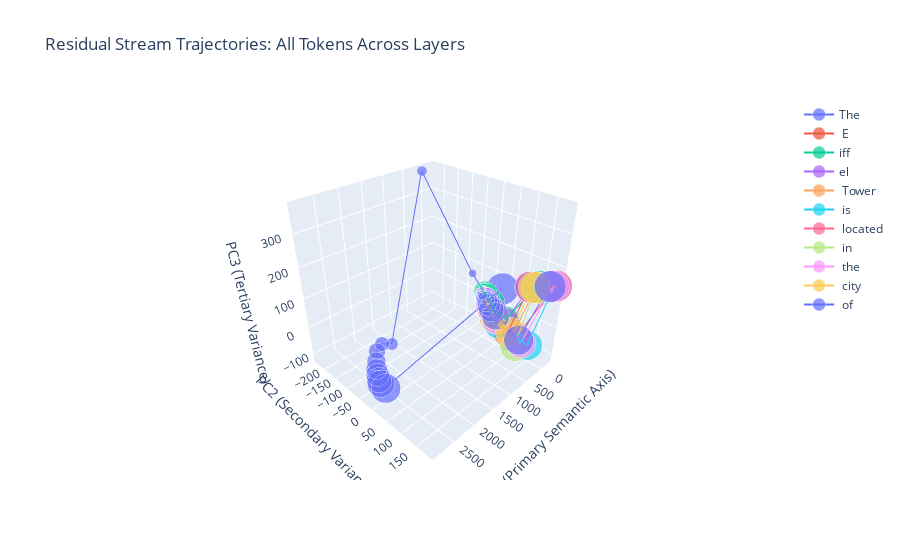

Notebook source saved alongside this figure:
### Code cell
# executing the new plots
representations = extract_all_token_traj(data['hidden_states'], data['tokens'])
print(f"Extracted {len(representations)} total representations")

pca_results, pca_model = fit_pca_3d(representations)

print(f"\nPCA Explained Variance:")
for i, var in enumerate(pca_model.explained_variance_ratio_):
    print(f"  PC{i+1}: {var:.2%}")
print(f"  Total: {pca_model.explained_variance_ratio_.sum():.2%}")

plot_data = prepare_plot_data(pca_results)

fig = plot_3d_trajectories(plot_data)
fig.show()

### Figure 1 — Plotly figure (JSON) as saved in the notebook; plotly's stock layout.template omitted (floating-point values rounded to 4 significant figures)
{"data": [{"hoverinfo": "text", "hovertext": ["Token: The<br>Layer: 0", "Token: The<br>Layer: 1", "Token: The<br>Layer: 2", "Token: The<br>Layer: 3", "Token: The<br>Layer: 4", "Token: The<br>Layer: 5", "Token: The<br>Layer: 6", "Token: The<br>Layer: 7", "Token: The<br>Layer: 8", "Token: The<br>Layer: 9", "Token: The<br>Layer: 10", "Token: The<br>Layer: 11", "Token: The<br>Layer: 12"], "line": {"color": "#636EFA", "width": 2}, "marker": {"color": "#636EFA", "line": {"color": "white", "width": 0.5}, "size": [4, 5.5, 7, 8.5, 10, 11.5, 13, 14.5, 16, 17.5, 19, 20.5, 22]}, "mode": "lines+markers", "name": "The", "type": "scatter3d", "x": [-220.5, -145.0, 82.15, 2342.0, 2526.0, 2676.0, 2769.0, 2825.0, 2859.0, 2879.0, 2889.0, 2890.0, -219.7], "y": [-34.97, -65.49, -232.8, -22.75, -27.98, -22.4, -10.87, -1.782, 6.317, 14.12, 21.14, 37.51, 31.13], "z": [19.84, 71.52, 371.9, 27.0, 39.41, 32.15, 13.96, 0.2574, -10.38, -20.46, -26.36, -29.67, 57.37]}, {"hoverinfo": "text", "hovertext": ["Token:  E<br>Layer: 0", "Token:  E<br>Layer: 1", "Token:  E<br>Layer: 2", "Token:  E<br>Layer: 3", "Token:  E<br>Layer: 4", "Token:  E<br>Layer: 5", "Token:  E<br>Layer: 6", "Token:  E<br>Layer: 7", "Token:  E<br>Layer: 8", "Token:  E<br>Layer: 9", "Token:  E<br>Layer: 10", "Token:  E<br>Layer: 11", "Token:  E<br>Layer: 12"], "line": {"color": "#EF553B", "width": 2}, "marker": {"color": "#EF553B", "line": {"color": "white", "width": 0.5}, "size": [4, 5.5, 7, 8.5, 10, 11.5, 13, 14.5, 16, 17.5, 19, 20.5, 22]}, "mode": "lines+markers", "name": " E", "type": "scatter3d", "x": [-220.7, -199.1, -205.4, -193.1, -193.5, -182.8, -176.6, -172.0, -164.7, -154.4, -139.8, -103.9, -221.1], "y": [-34.14, -29.0, -29.73, -27.3, -26.67, -23.78, -20.86, -18.5, -11.62, -2.045, 12.18, 73.77, 115.0], "z": [19.78, 2.773, 2.795, -0.9129, -1.494, -4.969, -8.007, -10.46, -19.59, -31.07, -47.3, -75.1, 105.4]}, {"hoverinfo": "text", "hovertext": ["Token: iff<br>Layer: 0", "Token: iff<br>Layer: 1", "Token: iff<br>Layer: 2", "Token: iff<br>Layer: 3", "Token: iff<br>Layer: 4", "Token: iff<br>Layer: 5", "Token: iff<br>Layer: 6", "Token: iff<br>Layer: 7", "Token: iff<br>Layer: 8", "Token: iff<br>Layer: 9", "Token: iff<br>Layer: 10", "Token: iff<br>Layer: 11", "Token: iff<br>Layer: 12"], "line": {"color": "#00CC96", "width": 2}, "marker": {"color": "#00CC96", "line": {"color": "white", "width": 0.5}, "size": [4, 5.5, 7, 8.5, 10, 11.5, 13, 14.5, 16, 17.5, 19, 20.5, 22]}, "mode": "lines+markers", "name": "iff", "type": "scatter3d", "x": [-221.2, -200.0, -207.8, -207.2, -212.3, -209.8, -214.8, -208.6, -209.7, -201.3, -185.5, -146.4, -221.4], "y": [-34.39, -30.25, -31.85, -31.28, -31.84, -29.28, -30.21, -27.44, -25.83, -17.65, 0.7093, 54.56, 137.8], "z": [19.85, 5.61, 7.947, 8.082, 9.643, 9.622, 11.39, 11.68, 14.35, 7.969, -9.675, -45.25, 118.7]}, {"hoverinfo": "text", "hovertext": ["Token: el<br>Layer: 0", "Token: el<br>Layer: 1", "Token: el<br>Layer: 2", "Token: el<br>Layer: 3", "Token: el<br>Layer: 4", "Token: el<br>Layer: 5", "Token: el<br>Layer: 6", "Token: el<br>Layer: 7", "Token: el<br>Layer: 8", "Token: el<br>Layer: 9", "Token: el<br>Layer: 10", "Token: el<br>Layer: 11", "Token: el<br>Layer: 12"], "line": {"color": "#AB63FA", "width": 2}, "marker": {"color": "#AB63FA", "line": {"color": "white", "width": 0.5}, "size": [4, 5.5, 7, 8.5, 10, 11.5, 13, 14.5, 16, 17.5, 19, 20.5, 22]}, "mode": "lines+markers", "name": "el", "type": "scatter3d", "x": [-220.9, -198.4, -205.0, -211.2, -211.5, -210.3, -207.7, -208.8, -205.8, -195.8, -178.2, -150.6, -221.3], "y": [-34.54, -30.77, -32.45, -32.09, -31.22, -28.35, -27.04, -23.02, -18.7, -7.524, 11.55, 53.96, 118.0], "z": [19.72, 3.756, 4.703, 6.494, 7.392, 5.351, 1.027, -2.204, -5.826, -18.16, -35.55, -52.2, 106.0]}, {"hoverinfo": "text", "hovertext": ["Token:  Tower<br>Layer: 0", "Token:  Tower<br>Layer: 1", "Token:  Tower<br>Layer: 2", "Token:  Tower<br>Layer: 3", "Token:  Tower<br>Layer: 4", "Token:  Tower<br>Layer: 5", "Token:  Tower<br>Layer: 6", "Token:  Tower<br>Layer: 7", "Token:  Tower<br>Layer: 8", "Token:  Tower<br>Layer: 9", "Token:  Tower<br>Layer: 10", "Token:  Tower<br>Layer: 11", "Token:  Tower<br>Layer: 12"], "line": {"color": "#FFA15A", "width": 2}, "marker": {"color": "#FFA15A", "line": {"color": "white", "width": 0.5}, "size": [4, 5.5, 7, 8.5, 10, 11.5, 13, 14.5, 16, 17.5, 19, 20.5, 22]}, "mode": "lines+markers", "name": " Tower", "type": "scatter3d", "x": [-221.2, -196.0, -200.2, -195.6, -187.6, -180.4, -175.3, -169.3, -159.2, -149.3, -140.4, -98.94, -221.3], "y": [-34.54, -29.96, -30.59, -29.87, -28.32, -25.65, -22.25, -16.79, -6.187, 1.781, 13.98, 88.39, 132.7], "z": [19.5, 0.1604, -0.4096, -1.581, -5.427, -8.52, -13.49, -18.6, -30.52, -38.78, -51.85, -84.83, 112.5]}, {"hoverinfo": "text", "hovertext": ["Token:  is<br>Layer: 0", "Token:  is<br>Layer: 1", "Token:  is<br>Layer: 2", "Token:  is<br>Layer: 3", "Token:  is<br>Layer: 4", "Token:  is<br>Layer: 5", "Token:  is<br>Layer: 6", "Token:  is<br>Layer: 7", "Token:  is<br>Layer: 8", "Token:  is<br>Layer: 9", "Token:  is<br>Layer: 10", "Token:  is<br>Layer: 11", "Token:  is<br>Layer: 12"], "line": {"color": "#19D3F3", "width": 2}, "marker": {"color": "#19D3F3", "line": {"color": "white", "width": 0.5}, "size": [4, 5.5, 7, 8.5, 10, 11.5, 13, 14.5, 16, 17.5, 19, 20.5, 22]}, "mode": "lines+markers", "name": " is", "type": "scatter3d", "x": [-220.5, -193.8, -197.7, -192.9, -191.1, -181.9, -178.6, -173.1, -161.0, -150.5, -130.2, -93.99, -221.7], "y": [-34.65, -28.87, -29.44, -28.44, -27.66, -25.06, -22.02, -16.84, -4.752, 8.275, 35.66, 139.2, 181.7], "z": [19.62, -1.277, -0.8752, -1.518, -3.075, -7.147, -10.62, -17.09, -30.78, -44.77, -70.53, -84.65, 140.6]}, {"hoverinfo": "text", "hovertext": ["Token:  located<br>Layer: 0", "Token:  located<br>Layer: 1", "Token:  located<br>Layer: 2", "Token:  located<br>Layer: 3", "Token:  located<br>Layer: 4", "Token:  located<br>Layer: 5", "Token:  located<br>Layer: 6", "Token:  located<br>Layer: 7", "Token:  located<br>Layer: 8", "Token:  located<br>Layer: 9", "Token:  located<br>Layer: 10", "Token:  located<br>Layer: 11", "Token:  located<br>Layer: 12"], "line": {"color": "#FF6692", "width": 2}, "marker": {"color": "#FF6692", "line": {"color": "white", "width": 0.5}, "size": [4, 5.5, 7, 8.5, 10, 11.5, 13, 14.5, 16, 17.5, 19, 20.5, 22]}, "mode": "lines+markers", "name": " located", "type": "scatter3d", "x": [-221.2, -196.6, -200.1, -192.2, -187.4, -182.5, -174.9, -171.4, -165.5, -157.5, -147.9, -113.7, -221.8], "y": [-34.65, -27.41, -27.09, -25.19, -22.56, -20.04, -15.58, -10.56, -4.487, 3.864, 20.66, 100.4, 185.1], "z": [19.43, -1.012, -2.387, -4.085, -6.566, -9.119, -14.43, -20.14, -27.89, -38.74, -56.59, -80.61, 142.8]}, {"hoverinfo": "text", "hovertext": ["Token:  in<br>Layer: 0", "Token:  in<br>Layer: 1", "Token:  in<br>Layer: 2", "Token:  in<br>Layer: 3", "Token:  in<br>Layer: 4", "Token:  in<br>Layer: 5", "Token:  in<br>Layer: 6", "Token:  in<br>Layer: 7", "Token:  in<br>Layer: 8", "Token:  in<br>Layer: 9", "Token:  in<br>Layer: 10", "Token:  in<br>Layer: 11", "Token:  in<br>Layer: 12"], "line": {"color": "#B6E880", "width": 2}, "marker": {"color": "#B6E880", "line": {"color": "white", "width": 0.5}, "size": [4, 5.5, 7, 8.5, 10, 11.5, 13, 14.5, 16, 17.5, 19, 20.5, 22]}, "mode": "lines+markers", "name": " in", "type": "scatter3d", "x": [-220.4, -195.3, -201.1, -200.3, -193.9, -191.4, -187.0, -183.5, -176.5, -167.7, -150.8, -90.2, -221.3], "y": [-34.7, -30.41, -31.04, -30.33, -27.81, -25.43, -21.3, -18.2, -11.74, 0.6464, 19.88, 100.6, 132.5], "z": [19.53, -1.733, -0.493, -1.124, -4.022, -6.788, -10.62, -15.55, -24.92, -39.03, -61.42, -113.5, 111.8]}, {"hoverinfo": "text", "hovertext": ["Token:  the<br>Layer: 0", "Token:  the<br>Layer: 1", "Token:  the<br>Layer: 2", "Token:  the<br>Layer: 3", "Token:  the<br>Layer: 4", "Token:  the<br>Layer: 5", "Token:  the<br>Layer: 6", "Token:  the<br>Layer: 7", "Token:  the<br>Layer: 8", "Token:  the<br>Layer: 9", "Token:  the<br>Layer: 10", "Token:  the<br>Layer: 11", "Token:  the<br>Layer: 12"], "line": {"color": "#FF97FF", "width": 2}, "marker": {"color": "#FF97FF", "line": {"color": "white", "width": 0.5}, "size": [4, 5.5, 7, 8.5, 10, 11.5, 13, 14.5, 16, 17.5, 19, 20.5, 22]}, "mode": "lines+markers", "name": " the", "type": "scatter3d", "x": [-220.3, -194.7, -199.2, -195.5, -195.3, -193.5, -192.1, -188.2, -179.0, -168.9, -148.0, -100.2, -221.7], "y": [-34.74, -30.31, -30.38, -29.04, -26.97, -24.93, -22.09, -19.02, -12.49, 0.4454, 25.34, 118.9, 178.0], "z": [19.52, -0.83, -0.04666, -1.183, -2.914, -4.485, -6.43, -12.21, -21.73, -35.22, -61.14, -89.57, 138.5]}, {"hoverinfo": "text", "hovertext": ["Token:  city<br>Layer: 0", "Token:  city<br>Layer: 1", "Token:  city<br>Layer: 2", "Token:  city<br>Layer: 3", "Token:  city<br>Layer: 4", "Token:  city<br>Layer: 5", "Token:  city<br>Layer: 6", "Token:  city<br>Layer: 7", "Token:  city<br>Layer: 8", "Token:  city<br>Layer: 9", "Token:  city<br>Layer: 10", "Token:  city<br>Layer: 11", "Token:  city<br>Layer: 12"], "line": {"color": "#FECB52", "width": 2}, "marker": {"color": "#FECB52", "line": {"color": "white", "width": 0.5}, "size": [4, 5.5, 7, 8.5, 10, 11.5, 13, 14.5, 16, 17.5, 19, 20.5, 22]}, "mode": "lines+markers", "name": " city", "type": "scatter3d", "x": [-220.9, -197.8, -202.9, -199.1, -193.7, -192.3, -189.4, -184.6, -178.1, -167.7, -159.6, -124.5, -221.2], "y": [-34.77, -29.75, -29.08, -27.1, -23.92, -22.46, -18.65, -13.0, -4.035, 4.929, 20.48, 78.8, 125.8], "z": [19.43, -0.5488, -0.9064, -2.917, -5.017, -5.77, -7.803, -11.81, -21.82, -30.95, -48.81, -73.1, 108.7]}, {"hoverinfo": "text", "hovertext": ["Token:  of<br>Layer: 0", "Token:  of<br>Layer: 1", "Token:  of<br>Layer: 2", "Token:  of<br>Layer: 3", "Token:  of<br>Layer: 4", "Token:  of<br>Layer: 5", "Token:  of<br>Layer: 6", "Token:  of<br>Layer: 7", "Token:  of<br>Layer: 8", "Token:  of<br>Layer: 9", "Token:  of<br>Layer: 10", "Token:  of<br>Layer: 11", "Token:  of<br>Layer: 12"], "line": {"color": "#636EFA", "width": 2}, "marker": {"color": "#636EFA", "line": {"color": "white", "width": 0.5}, "size": [4, 5.5, 7, 8.5, 10, 11.5, 13, 14.5, 16, 17.5, 19, 20.5, 22]}, "mode": "lines+markers", "name": " of", "type": "scatter3d", "x": [-220.5, -196.1, -200.8, -198.7, -194.4, -196.2, -192.3, -189.7, -183.8, -174.7, -160.1, -102.4, -221.7], "y": [-34.81, -30.18, -30.61, -28.96, -27.58, -26.26, -21.19, -13.27, -6.706, 4.569, 22.23, 109.7, 168.9], "z": [19.51, -0.04311, 0.8268, -0.1807, -1.696, -1.692, -6.629, -11.08, -19.64, -31.04, -46.78, -83.6, 133.4]}], "layout": {"hovermode": "closest", "scene": {"camera": {"eye": {"x": 1.5, "y": 1.5, "z": 1.3}}, "xaxis": {"title": {"text": "PC1 (Primary Semantic Axis)"}}, "yaxis": {"title": {"text": "PC2 (Secondary Variance)"}}, "zaxis": {"title": {"text": "PC3 (Tertiary Variance)"}}}, "showlegend": true, "title": {"text": "Residual Stream Trajectories: All Tokens Across Layers"}}}
